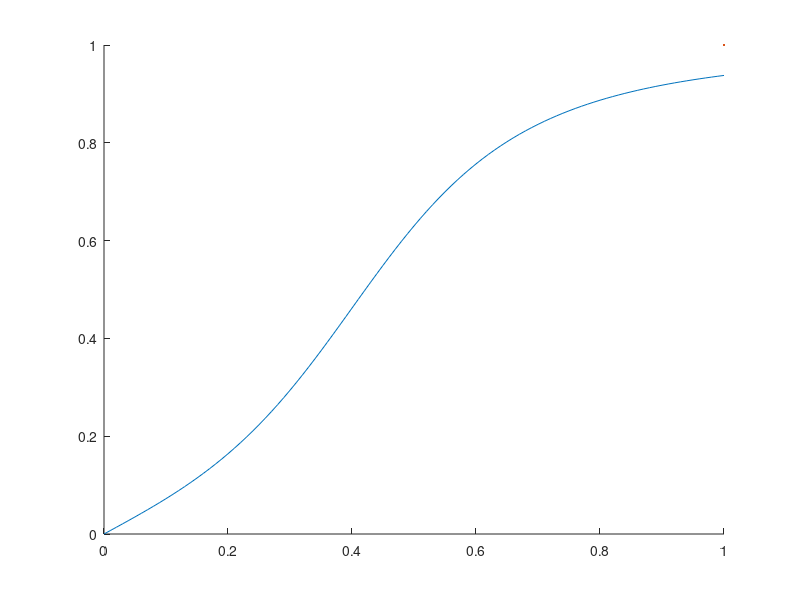

MATLAB code to generate this figure: (Note: this script raises an error after producing the figure.)
figure
hold on

theta0 = 0.8 * pi;
Ha = 0.5;

H = -1 : 0.01 : 1;
Hc = Ha * abs(cos(theta0));
M1 = (H + Hc)./ sqrt(H.^2 + Ha^2 + 2 * H * Hc);
M2 = (H - Hc)./ sqrt(H.^2 + Ha^2 - 2 * H * Hc);
dM = (M1(1) - M2(1)) / 2;
M1 = M1 - dM;
M2 = M2 + dM;
Mi = (M1 + M2) / 2;

addarrow(plot(H(H >= 0), Mi(H >= 0), LineWidth=1), '->-', size=0.1)
addarrow(plot([H, flip(H)], [M2, flip(M1)], LineWidth=1), ...
    position=[.2 .4 .7 .9], size=0.1, filled=true)

grid on
xlabel('$H/H_{\max}$', Interpreter='latex')
ylabel('$M/M_{\mathrm{s}}$', Interpreter='latex')
axis equal
axis([-1.2, 1.2, -1, 1])
pad_legend(legend(["initial magnetization", "hysteresis loops"], Location="southeast"));

exportgraphics(gca, "../hysteresis.pdf", ContentType='vector', BackgroundColor='none')
